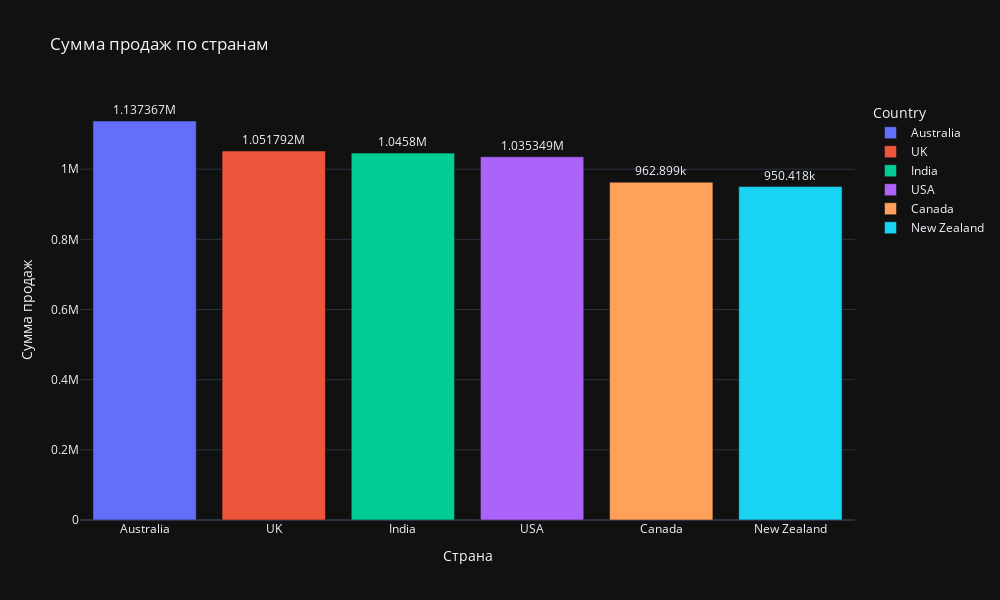

Source (notebook cell):
### Markdown cell above
## (2) (bar plot или stacked bar plot)

### Code cell
country_sales = data.groupby('Country')['Amount'].sum().reset_index()

country_sales = country_sales.sort_values(by='Amount', ascending=False)

fig2 = px.bar(country_sales, x='Country', y='Amount',
              title="Сумма продаж по странам", color='Country',
              height=600,
              width=1000)

fig2.update_traces(texttemplate='%{y}', textposition='outside')

fig2.update_layout(template="plotly_dark", xaxis_title="Страна", yaxis_title="Сумма продаж")

fig2.show()

file_path = f"{path_to_save_images}/{image_name_prefix}_image_2.png"

fig2.write_image(file_path, scale=4)

### Figure 1 — Plotly figure (JSON) as saved in the notebook; plotly's stock layout.template omitted (floating-point values rounded to 4 significant figures)
{"data": [{"hovertemplate": "Country=%{x}<br>Amount=%{y}<extra></extra>", "legendgroup": "Australia", "marker": {"color": "#636efa", "pattern": {"shape": ""}}, "name": "Australia", "orientation": "v", "showlegend": true, "textposition": "outside", "texttemplate": "%{y}", "type": "bar", "x": ["Australia"], "xaxis": "x", "y": [1137000.0], "yaxis": "y"}, {"hovertemplate": "Country=%{x}<br>Amount=%{y}<extra></extra>", "legendgroup": "UK", "marker": {"color": "#EF553B", "pattern": {"shape": ""}}, "name": "UK", "orientation": "v", "showlegend": true, "textposition": "outside", "texttemplate": "%{y}", "type": "bar", "x": ["UK"], "xaxis": "x", "y": [1052000.0], "yaxis": "y"}, {"hovertemplate": "Country=%{x}<br>Amount=%{y}<extra></extra>", "legendgroup": "India", "marker": {"color": "#00cc96", "pattern": {"shape": ""}}, "name": "India", "orientation": "v", "showlegend": true, "textposition": "outside", "texttemplate": "%{y}", "type": "bar", "x": ["India"], "xaxis": "x", "y": [1046000.0], "yaxis": "y"}, {"hovertemplate": "Country=%{x}<br>Amount=%{y}<extra></extra>", "legendgroup": "USA", "marker": {"color": "#ab63fa", "pattern": {"shape": ""}}, "name": "USA", "orientation": "v", "showlegend": true, "textposition": "outside", "texttemplate": "%{y}", "type": "bar", "x": ["USA"], "xaxis": "x", "y": [1035000.0], "yaxis": "y"}, {"hovertemplate": "Country=%{x}<br>Amount=%{y}<extra></extra>", "legendgroup": "Canada", "marker": {"color": "#FFA15A", "pattern": {"shape": ""}}, "name": "Canada", "orientation": "v", "showlegend": true, "textposition": "outside", "texttemplate": "%{y}", "type": "bar", "x": ["Canada"], "xaxis": "x", "y": [962900.0], "yaxis": "y"}, {"hovertemplate": "Country=%{x}<br>Amount=%{y}<extra></extra>", "legendgroup": "New Zealand", "marker": {"color": "#19d3f3", "pattern": {"shape": ""}}, "name": "New Zealand", "orientation": "v", "showlegend": true, "textposition": "outside", "texttemplate": "%{y}", "type": "bar", "x": ["New Zealand"], "xaxis": "x", "y": [950400.0], "yaxis": "y"}], "layout": {"barmode": "relative", "height": 600, "legend": {"title": {"text": "Country"}, "tracegroupgap": 0}, "title": {"text": "Сумма продаж по странам"}, "width": 1000, "xaxis": {"anchor": "y", "categoryarray": ["Australia", "UK", "India", "USA", "Canada", "New Zealand"], "categoryorder": "array", "domain": [0, 1], "title": {"text": "Страна"}}, "yaxis": {"anchor": "x", "domain": [0, 1], "title": {"text": "Сумма продаж"}}}}
